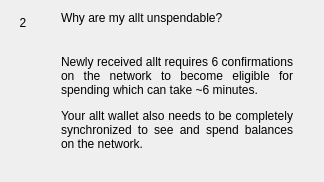
                  <widget class="QWidget" name="widgetFaq2" native="true">
                   <layout class="QHBoxLayout" name="horizontalPage2" stretch="0,1">
                    <item alignment="Qt::AlignTop">
                     <widget class="QLabel" name="labelNumber2">
                      <property name="minimumSize">
                       <size>
                        <width>24</width>
                        <height>24</height>
                       </size>
                      </property>
                      <property name="maximumSize">
                       <size>
                        <width>16777215</width>
                        <height>24</height>
                       </size>
                      </property>
                      <property name="text">
                       <string>2</string>
                      </property>
                      <property name="alignment">
                       <set>Qt::AlignCenter</set>
                      </property>
                     </widget>
                    </item>
                    <item>
                     <layout class="QVBoxLayout" name="verticalLayoutPage2">
                      <property name="spacing">
                       <number>0</number>
                      </property>
                      <property name="leftMargin">
                       <number>20</number>
                      </property>
                      <property name="rightMargin">
                       <number>20</number>
                      </property>
                      <item>
                       <widget class="QLabel" name="labelSubtitle2">
                        <property name="text">
                         <string>Why are my allt unspendable?</string>
                        </property>
                        <property name="wordWrap">
                         <bool>true</bool>
                        </property>
                       </widget>
                      </item>
                      <item>
                       <spacer name="verticalSpacer_20">
                        <property name="orientation">
                         <enum>Qt::Vertical</enum>
                        </property>
                        <property name="sizeType">
                         <enum>QSizePolicy::Fixed</enum>
                        </property>
                        <property name="sizeHint" stdset="0">
                         <size>
                          <width>20</width>
                          <height>30</height>
                         </size>
                        </property>
                       </spacer>
                      </item>
                      <item>
                       <widget class="QLabel" name="labelContent2">
                        <property name="text">
                         <string>
                           &lt;html&gt;&lt;head/&gt;&lt;body&gt;&lt;p align=&quot;justify&quot;&gt;
                           Newly received allt requires 6 confirmations on the network
                           to become eligible for spending which can take ~6 minutes.
                           &lt;/p&gt;&lt;p align=&quot;justify&quot;&gt;
                           Your allt wallet also needs to be completely synchronized
                           to see and spend balances on the network.
                           &lt;/p&gt;&lt;/body&gt;&lt;/html&gt;
                         </string>
                        </property>
                        <property name="alignment">
                         <set>Qt::AlignLeading|Qt::AlignLeft|Qt::AlignTop</set>
                        </property>
                        <property name="wordWrap">
                         <bool>true</bool>
                        </property>
                       </widget>
                      </item>
                      <item>
                       <spacer name="verticalSpacer_21">
                        <property name="orientation">
                         <enum>Qt::Vertical</enum>
                        </property>
                        <property name="sizeHint" stdset="0">
                         <size>
                          <width>20</width>
                          <height>20</height>
                         </size>
                        </property>
                       </spacer>
                      </item>
                     </layout>
                    </item>
                   </layout>
                  </widget>
